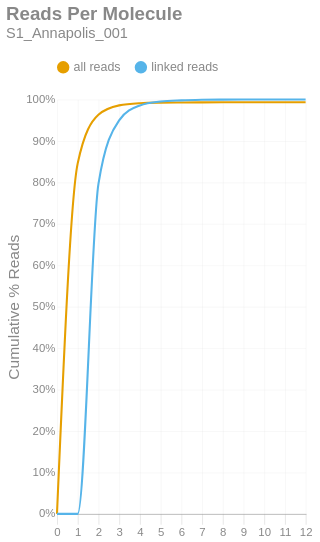

Write notebook code for a chart like this one.
### Markdown cell above
### Reads per Molecule
This chart shows the cumulative distribution of the number of reads per linked molecule. That is, how many alignments are associated with a unique molecule. This excludes the number of reads associated with invalid or absent linked-read barcodes. The `linked` histogram is the percentages recalculated when disregarding singletons.

### Code cell
if SKIPLR:
    print_html(f"Skipped")
else:
    counts = np.bincount(valids['reads'].cast(pl.Int64).to_numpy())
    weighted = counts * np.arange(len(counts))
    all_perc = weighted / n_reads
    linked_perc = weighted / n_linked_reads
    linked_perc[1] = 0
    binned_df = pl.DataFrame({
        'readsper': list(range(len(counts))),
        'all reads (cumsum)': np.cumsum(all_perc).tolist(),
        'linked reads (cumsum)': np.cumsum(linked_perc).tolist(),
    })

    with SafeRender(binned_df):
        (
            density_plot(binned_df, 'Reads Per Molecule', samplename, 'readspmol')
            .encode(
                x=alt.X('readsper:O', title=None).axis(labelAngle=0).scale(padding=0),
                y=alt.Y('value:Q', title='Cumulative % Reads').axis(format='%').stack(False),
                color=alt.Color("key:N").scale(domain=["all reads", "linked reads"]),
                tooltip=[
                    alt.Tooltip("key:N", title="Data Type"),
                    alt.Tooltip("readsper:O", title="Reads Per Molecule"),
                    alt.Tooltip("value:Q", format=".2%", title="% Reads (Cum.)")
                ]            
            )
        ).display()

### Figure 1 — Vega-Lite specification as saved in the notebook (floating-point values rounded to 4 significant figures)
{"width": "container", "height": 400, "config": {"title": {"anchor": "start", "dy": -15, "fontSize": 18, "color": "#888888", "subtitleColor": "#888888", "subtitleFontSize": 14}, "arc": {"fill": "#0072B2"}, "axis": {"domainColor": "#888888", "domainWidth": 0.5, "gridWidth": 0.2, "grid": false, "titleFontWeight": 400, "titleFontSize": 15, "labelFontSize": 11, "labelColor": "#888888", "tickColor": "#888888", "tickWidth": 0.2, "titleColor": "#888888"}, "axisBand": {"grid": false}, "axisX": {"grid": true, "tickSize": 10, "domainCap": "round"}, "axisY": {"domain": false, "grid": true, "tickSize": 0, "domainCap": "round"}, "background": "transparent", "header": {"labelFontSize": 15, "labelColor": "#888888", "titleFontSize": 15, "titleFontWeight": 600, "titleColor": "#888888"}, "legend": {"labelFont": "sans-serif", "labelFontSize": 12, "labelColor": "#888888", "symbolSize": 100, "symbolType": "circle", "titleFontSize": 12, "titlePadding": 10, "titleColor": "#888888", "title": null, "orient": "top"}, "range": {"category": ["#E69F00", "#56B4E9", "#009E73", "#F0E442", "#0072B2", "#D55E00", "#CC79A7", "#000000"], "diverging": ["#cfe8f3", "#a2d4ec", "#73bfe2", "#46abdb", "#1696d2", "#12719e"]}, "area": {"fill": "#0072B2", "fillOpacity": 0.7, "line": true, "strokeOpacity": 0.7}, "line": {"color": "#0072B2", "stroke": "#0072B2", "strokeWidth": 2}, "trail": {"color": "#0072B2", "stroke": "#0072B2", "strokeWidth": 0, "size": 1}, "point": {"filled": true, "fillOpacity": 1.0, "size": 95}, "text": {"color": "#888888", "fontSize": 11, "align": "right", "fontWeight": 400, "size": 11}, "bar": {"fill": "#0072B2", "stroke": null}, "view": {"stroke": null, "continuousWidth": 660, "continuousHeight": 400}}, "data": {"name": "data-62ff6d58534d522b0a63df6ea3cf5008"}, "mark": {"type": "line", "interpolate": "monotone", "point": {"opacity": 0, "size": 275}}, "encoding": {"color": {"field": "key", "scale": {"domain": ["all reads", "linked reads"]}, "type": "nominal"}, "tooltip": [{"field": "key", "title": "Data Type", "type": "nominal"}, {"field": "readsper", "title": "Reads Per Molecule", "type": "ordinal"}, {"field": "value", "format": ".2%", "title": "% Reads (Cum.)", "type": "quantitative"}], "x": {"axis": {"labelAngle": 0}, "field": "readsper", "scale": {"padding": 0}, "title": null, "type": "ordinal"}, "y": {"axis": {"format": "%"}, "field": "value", "stack": false, "title": "Cumulative % Reads", "type": "quantitative"}}, "params": [{"name": "param_c36ac31b6afebe62", "select": {"type": "point", "fields": ["key"]}, "bind": "legend"}], "title": {"text": "Reads Per Molecule", "subtitle": "S1_Annapolis_001"}, "transform": [{"fold": ["all reads (cumsum)", "linked reads (cumsum)"]}, {"calculate": "replace(datum.key, ' (cumsum)', '')", "as": "key"}, {"filter": {"param": "param_c36ac31b6afebe62"}}], "usermeta": {"embedOptions": {"downloadFileName": "S1_Annapolis_001.readspmol"}}, "$schema": "https://vega.github.io/schema/vega-lite/v6.1.0.json", "datasets": {"data-62ff6d58534d522b0a63df6ea3cf5008": [{"readsper": 0, "all reads (cumsum)": 0.0, "linked reads (cumsum)": 0.0}, {"readsper": 1, "all reads (cumsum)": 0.8457, "linked reads (cumsum)": 0.0}, {"readsper": 2, "all reads (cumsum)": 0.963, "linked reads (cumsum)": 0.7959}, {"readsper": 3, "all reads (cumsum)": 0.9857, "linked reads (cumsum)": 0.9497}, {"readsper": 4, "all reads (cumsum)": 0.991, "linked reads (cumsum)": 0.9854}, {"readsper": 5, "all reads (cumsum)": 0.9924, "linked reads (cumsum)": 0.9949}, {"readsper": 6, "all reads (cumsum)": 0.9928, "linked reads (cumsum)": 0.9978}, {"readsper": 7, "all reads (cumsum)": 0.993, "linked reads (cumsum)": 0.9991}, {"readsper": 8, "all reads (cumsum)": 0.9931, "linked reads (cumsum)": 0.9996}, {"readsper": 9, "all reads (cumsum)": 0.9931, "linked reads (cumsum)": 0.9999}, {"readsper": 10, "all reads (cumsum)": 0.9931, "linked reads (cumsum)": 1.0}, {"readsper": 11, "all reads (cumsum)": 0.9931, "linked reads (cumsum)": 1.0}, {"readsper": 12, "all reads (cumsum)": 0.9931, "linked reads (cumsum)": 1.0}]}}
